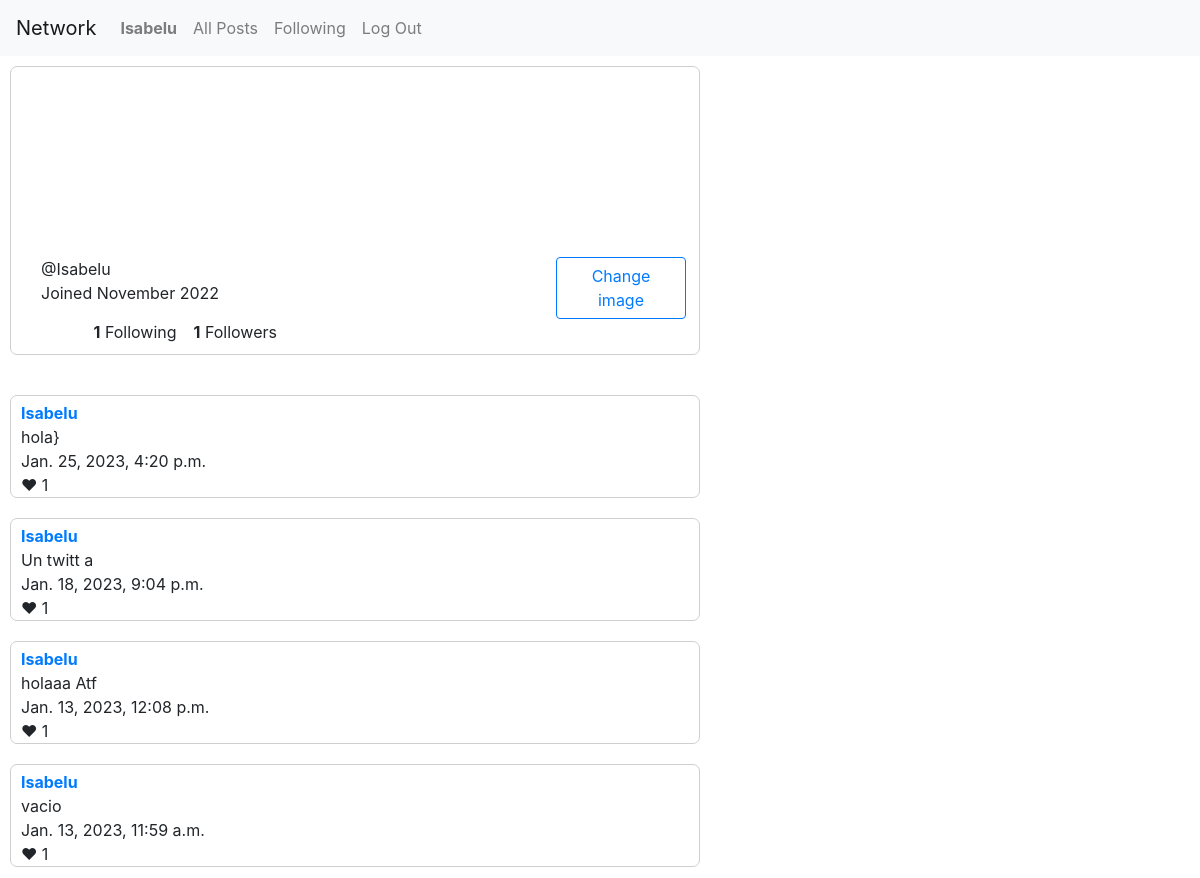
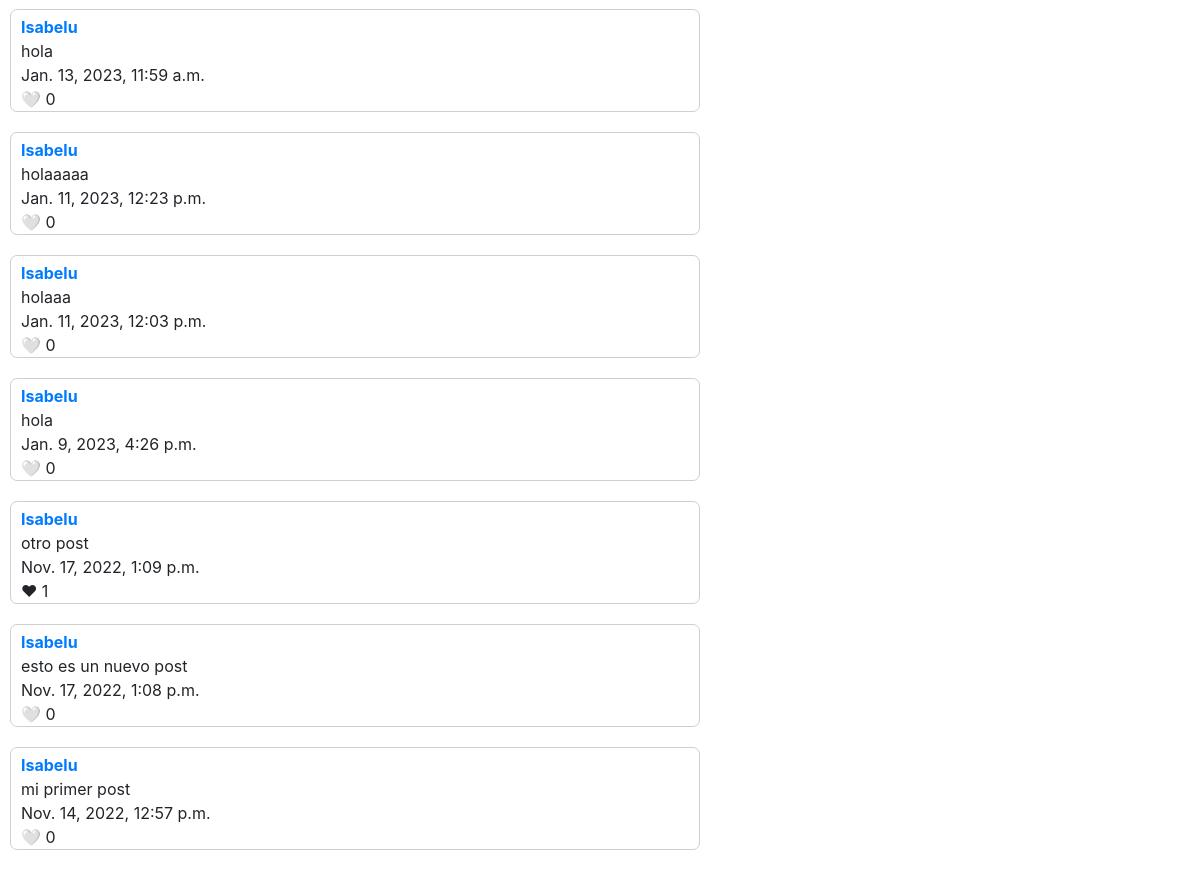
/profile/1 (signed in), run on the app's committed database (2 pictures, top to bottom).
### network/models.py (models this page shows, shortened)
class User(AbstractUser):
    pass
    date_creation = models.DateTimeField(auto_now_add=True, null=True)
    date_update = models.DateTimeField(auto_now=True, null=True)
    banner_url_image = models.URLField(max_length=500, default="https://media.istockphoto.com/id/1260122654/photo/autumn-landscape-beautiful-city-park-with-fallen-yellow-leaves.jpg?s=612x612&w=0&k=20&c=EVuX7Mp6nqzHaGijUPS98KpNsF6j_6Q4-vhmY9x8U-0=")
    photo_url_image = models.URLField(max_length=500, default="https://ichef.bbci.co.uk/news/660/cpsprodpb/48DD/production/_107435681_perro1.jpg")

class Post(models.Model):
    text = models.TextField(blank = True)
    date_creation = models.DateTimeField(auto_now_add=True)
    date_update = models.DateTimeField(auto_now=True)
    user = models.ForeignKey(User, on_delete=models.CASCADE, related_name="posted_by")

### network/views.py (the view)
# urls.py: path("profile/<int:id>", views.profile, name="profile"),
def profile(request, id):
    user = User.objects.get(id=id)
    logged_user = request.user
    posts_con_like = postsConLike(request.user)
    return render(request, "network/profile.html", {
           "posts": Post.objects.filter(user=user).order_by('-date_creation'),
           "user": user,
           "month": user.date_creation.strftime("%B"),
           "year":user.date_creation.year,
           "following": user.following.count(),
           "followers": user.followers.count(),
           "posts_con_like": posts_con_like,
           "login_user": request.user,
           "option": ifFollowing(logged_user, user),
        })

### network/views.py (called while the page is built)
def ifFollowing(following, follower):
    result = following.following.filter(following_user_id=follower)
    if result.count() > 0:
        return 'Unfollow'
    else:
        return 'Follow'

def postsConLike (user):
    mis_likes = Like.objects.filter(user=user)
    posts_con_like = []
    for like in mis_likes:
        posts_con_like.append(like.post.id)
    return posts_con_like

### network/templates/network/profile.html (shortened to what this page needs)
{% extends "network/layout.html" %}
{% load static %}
{% block body %}
{% if user.is_authenticated %}
<div class="marco">
  <div class="contenedor-encabezado">
    <div class="contenedor-foto">
    </div>
    <div class="contenedor-banner">
    </div>
  </div>
  <div class="contenedor-cuerpo">
    <div class="contenedor-datos-usuario">
      @{{ user.username }} <br>
      Joined {{ month }} {{ year }} <br>
      <div class="contenedor-follow">
        <span><strong>{{ following }}</strong> Following</span>
        <span><strong id="followers">{{ followers }}</strong> Followers</span>
      </div>
    </div>
    <div class="contenedor-boton">
      {% if user.id == login_user.id %}
      <button type="button" class="btn btn-outline-primary change-image" id="change-image">Change image</button>
      {% else %}
      <div class="contenedor-follow">
        <button type="button" id="follow-unfollow" class="btn btn-outline-primary">{{ option }}</button>
      </div>
      {% endif %}
    </div>
  </div>
</div>
<div class="contenedor-lista-posts">
  <div class="contenedor-lista-posts">
    {% for post in posts %}
    <div class="contenedor-post-anterior">
      <div class="contenedor-usuario-post">
        <a id="prueba" href="{% url 'profile' post.user.id %}">{{ post.user.username }}</a>
      </div>
      <div class="contenedor-text-post">
        {{ post.text }} <br>
        {{ post.date_creation }} <br>
      </div>
      <div class="contenedor-likes">
        {% if post.id in posts_con_like %}
        <span class="like-button">❤</span>
        {% else %}
        <span class="like-button">🤍</span>
        {% endif%}
        <span class="like-count">{{ post.post_likes.count }}</span>
      </div>
    </div>
    {% endfor %}
  </div>
</div>
{% endif %}
{% endblock %}

### network/templates/network/layout.html (shortened to what this page needs)
{% load static %}
<!DOCTYPE html>
<html lang="en">
    <head>
        <link rel="stylesheet" href="https://stackpath.bootstrapcdn.com/bootstrap/4.4.1/css/bootstrap.min.css">
        <link href="{% static 'network/index34.css' %}" rel="stylesheet">
    </head>
    <body>
        <nav class="navbar navbar-expand-lg navbar-light bg-light">
            <a class="navbar-brand" href="{% url 'index' %}">Network</a>
            <div>
              <ul class="navbar-nav mr-auto">
                {% if user.is_authenticated %}
                    <li class="nav-item">
                        <a class="nav-link" href="{% url 'profile' user.id %}"><strong>{{ user.username }}</strong></a>
                    </li>
                {% endif %}
                <li class="nav-item">
                  <a class="nav-link" href="{% url 'allPosts' %}">All Posts</a>
                </li>
                {% if user.is_authenticated %}
                    <li class="nav-item">
                        <a class="nav-link" href="{% url 'followingPosts' user.id %}">Following</a>
                    </li>
                    <li class="nav-item">
                        <a class="nav-link" href="{% url 'logout' %}">Log Out</a>
                    </li>
                {% endif %}
              </ul>
            </div>
          </nav>
        <div>
            {% block body %}
            {% endblock %}
        </div>
    </body>
</html>

### network/static/network/index34.css (style rules this page uses)
.contenedor-lista-posts { width: 700px; padding: 5px; margin-top: 10px; }
.contenedor-post-anterior { margin-bottom: 20px; border: 1px solid #cfcfcf; border-radius: 7px; padding-left: 10px; }
.contenedor-datos-usuario { padding-left: 10px; width: 220px; }
.contenedor-usuario-post { font-weight: bold; display: flex; justify-content: space-between; padding-right: 5px; padding-top: 5px; align-items: baseline; }
.contenedor-encabezado { display: flex; width: 685px; padding: 5px; margin-top: 10px; margin-left: 10px; justify-content: space-around; align-items: center; }
.contenedor-foto { width:150px; height:150px; background-size:cover; background-position: -90px; border-radius: 50%; margin-left: -10px; }
.contenedor-banner { width: 500px; height: 150px; background-size:cover; margin-right: 10px; }
.contenedor-cuerpo { display: flex; width: 685px; padding: 5px; margin-top: 10px; margin-left: 10px; justify-content: space-between; }
.marco { border: 1px solid #cfcfcf; border-radius: 7px; width: 690px; padding: 5px; margin-top: 10px; margin-left: 10px; margin-bottom: 20px; }
.contenedor-follow span { width: 100px; }
.contenedor-boton { width: 280px; display: flex; justify-content: end; align-items: flex-start; }
.change-image { margin-right: 20px; width: 130px; }
.contenedor-follow { width: 200px; display: flex; justify-self: center; align-items: flex-start; margin-right: -95px; margin-top: 15px; }

### data on the page
User: username "Isabelu"
Post: user.username "Isabelu", text "hola}", date_creation "Jan. 25, 2023, 4:20 p.m.", post_likes.count "1"
Post: user.username "Isabelu", text "Un twitt a", date_creation "Jan. 18, 2023, 9:04 p.m.", post_likes.count "1"
Post: user.username "Isabelu", text "holaaa Atf", date_creation "Jan. 13, 2023, 12:08 p.m.", post_likes.count "1"
Post: user.username "Isabelu", text "vacio", date_creation "Jan. 13, 2023, 11:59 a.m.", post_likes.count "1"
Post: user.username "Isabelu", text "hola", date_creation "Jan. 13, 2023, 11:59 a.m.", post_likes.count "0"
Post: user.username "Isabelu", text "holaaaaa", date_creation "Jan. 11, 2023, 12:23 p.m.", post_likes.count "0"
Post: user.username "Isabelu", text "holaaa", date_creation "Jan. 11, 2023, 12:03 p.m.", post_likes.count "0"
Post: user.username "Isabelu", text "hola", date_creation "Jan. 9, 2023, 4:26 p.m.", post_likes.count "0"
Post: user.username "Isabelu", text "otro post", date_creation "Nov. 17, 2022, 1:09 p.m.", post_likes.count "1"
Post: user.username "Isabelu", text "esto es un nuevo post", date_creation "Nov. 17, 2022, 1:08 p.m.", post_likes.count "0"
Post: user.username "Isabelu", text "mi primer post", date_creation "Nov. 14, 2022, 12:57 p.m.", post_likes.count "0"

### other printed values
{{ month }} "November"
{{ year }} "2022"
{{ following }} "1"
{{ followers }} "1"
